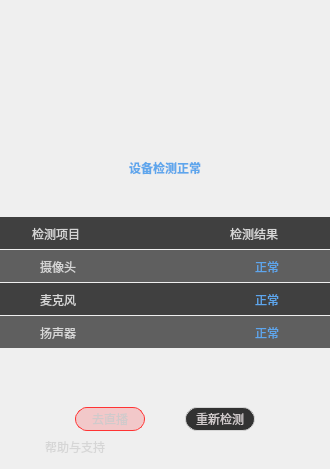
        <widget class="QWidget" name="page_result">
         <property name="styleSheet">
          <string notr="true">QWidget#page_result	{background-color: rgb(50,50,50);}</string>
         </property>
         <layout class="QGridLayout" name="gridLayout_7">
          <property name="leftMargin">
           <number>0</number>
          </property>
          <property name="topMargin">
           <number>0</number>
          </property>
          <property name="rightMargin">
           <number>0</number>
          </property>
          <property name="bottomMargin">
           <number>0</number>
          </property>
          <property name="spacing">
           <number>0</number>
          </property>
          <item row="5" column="0">
           <widget class="QWidget" name="widget_23" native="true">
            <property name="minimumSize">
             <size>
              <width>0</width>
              <height>36</height>
             </size>
            </property>
            <property name="maximumSize">
             <size>
              <width>16777215</width>
              <height>36</height>
             </size>
            </property>
            <layout class="QHBoxLayout" name="horizontalLayout_3">
             <property name="spacing">
              <number>0</number>
             </property>
             <property name="leftMargin">
              <number>0</number>
             </property>
             <property name="topMargin">
              <number>0</number>
             </property>
             <property name="rightMargin">
              <number>0</number>
             </property>
             <property name="bottomMargin">
              <number>0</number>
             </property>
             <item>
              <layout class="QHBoxLayout" name="horizontalLayout_18">
               <property name="spacing">
                <number>0</number>
               </property>
               <property name="leftMargin">
                <number>0</number>
               </property>
               <property name="rightMargin">
                <number>0</number>
               </property>
               <item>
                <spacer name="horizontalSpacer_4">
                 <property name="orientation">
                  <enum>Qt::Horizontal</enum>
                 </property>
                 <property name="sizeHint" stdset="0">
                  <size>
                   <width>40</width>
                   <height>20</height>
                  </size>
                 </property>
                </spacer>
               </item>
               <item>
                <widget class="QPushButton" name="pushButton_GoClass">
                 <property name="enabled">
                  <bool>true</bool>
                 </property>
                 <property name="minimumSize">
                  <size>
                   <width>70</width>
                   <height>24</height>
                  </size>
                 </property>
                 <property name="maximumSize">
                  <size>
                   <width>70</width>
                   <height>24</height>
                  </size>
                 </property>
                 <property name="font">
                  <font>
                   <family>微软雅黑</family>
                   <pointsize>9</pointsize>
                   <weight>50</weight>
                   <italic>false</italic>
                   <bold>false</bold>
                  </font>
                 </property>
                 <property name="styleSheet">
                  <string notr="true">QPushButton:hover{background-color:rgb(255, 51, 51);border-radius:12px;color:rgb(255, 235, 235);font: 9pt &quot;微软雅黑&quot;;}

QPushButton{ background-color: rgba(255, 45, 52, 51); border: 1px solid rgb(255, 51, 51); border-radius:12px; color:rgb(208, 202, 203);font:9pt &quot;微软雅黑&quot;;}</string>
                 </property>
                 <property name="text">
                  <string>去直播</string>
                 </property>
                </widget>
               </item>
               <item>
                <widget class="QWidget" name="widget_26" native="true">
                 <layout class="QHBoxLayout" name="horizontalLayout_39">
                  <property name="spacing">
                   <number>0</number>
                  </property>
                  <property name="leftMargin">
                   <number>0</number>
                  </property>
                  <property name="topMargin">
                   <number>0</number>
                  </property>
                  <property name="rightMargin">
                   <number>0</number>
                  </property>
                  <property name="bottomMargin">
                   <number>0</number>
                  </property>
                  <item>
                   <spacer name="horizontalSpacer_3">
                    <property name="orientation">
                     <enum>Qt::Horizontal</enum>
                    </property>
                    <property name="sizeType">
                     <enum>QSizePolicy::Fixed</enum>
                    </property>
                    <property name="sizeHint" stdset="0">
                     <size>
                      <width>40</width>
                      <height>20</height>
                     </size>
                    </property>
                   </spacer>
                  </item>
                 </layout>
                </widget>
               </item>
               <item>
                <widget class="QPushButton" name="pushButton_ReDevTesting">
                 <property name="enabled">
                  <bool>true</bool>
                 </property>
                 <property name="minimumSize">
                  <size>
                   <width>70</width>
                   <height>24</height>
                  </size>
                 </property>
                 <property name="maximumSize">
                  <size>
                   <width>70</width>
                   <height>24</height>
                  </size>
                 </property>
                 <property name="font">
                  <font>
                   <family>微软雅黑</family>
                   <pointsize>9</pointsize>
                   <weight>50</weight>
                   <italic>false</italic>
                   <bold>false</bold>
                  </font>
                 </property>
                 <property name="styleSheet">
                  <string notr="true">QPushButton:hover{background-color: rgb(214, 214, 214);border-radius: 12px;color: rgb(32, 32, 32);font: 9pt &quot;微软雅黑&quot;;;}
QPushButton{background-color: rgb(50, 50, 50);border: 1px solid rgb(214, 214, 214); border-radius: 12px; color: rgb(208, 202, 203);font: 9pt &quot;微软雅黑&quot;;}
</string>
                 </property>
                 <property name="text">
                  <string>重新检测</string>
                 </property>
                </widget>
               </item>
               <item>
                <spacer name="horizontalSpacer_7">
                 <property name="orientation">
                  <enum>Qt::Horizontal</enum>
                 </property>
                 <property name="sizeHint" stdset="0">
                  <size>
                   <width>40</width>
                   <height>20</height>
                  </size>
                 </property>
                </spacer>
               </item>
              </layout>
             </item>
            </layout>
           </widget>
          </item>
          <item row="3" column="0">
           <layout class="QVBoxLayout" name="verticalLayout_10">
            <property name="spacing">
             <number>0</number>
            </property>
            <item>
             <layout class="QHBoxLayout" name="horizontalLayout_31">
              <property name="spacing">
               <number>0</number>
              </property>
              <property name="leftMargin">
               <number>201</number>
              </property>
             </layout>
            </item>
            <item>
             <layout class="QHBoxLayout" name="horizontalLayout_33">
              <property name="spacing">
               <number>0</number>
              </property>
              <property name="leftMargin">
               <number>0</number>
              </property>
              <item>
               <layout class="QGridLayout" name="gridLayout_6">
                <property name="horizontalSpacing">
                 <number>0</number>
                </property>
                <property name="verticalSpacing">
                 <number>1</number>
                </property>
                <item row="0" column="0">
                 <widget class="QWidget" name="widget" native="true">
                  <property name="minimumSize">
                   <size>
                    <width>330</width>
                    <height>32</height>
                   </size>
                  </property>
                  <property name="maximumSize">
                   <size>
                    <width>330</width>
                    <height>32</height>
                   </size>
                  </property>
                  <property name="styleSheet">
                   <string notr="true">background-color: rgb(64, 64, 64);</string>
                  </property>
                  <layout class="QHBoxLayout" name="horizontalLayout_14">
                   <property name="spacing">
                    <number>0</number>
                   </property>
                   <property name="leftMargin">
                    <number>32</number>
                   </property>
                   <property name="rightMargin">
                    <number>40</number>
                   </property>
                   <item>
                    <widget class="QLabel" name="label_23">
                     <property name="minimumSize">
                      <size>
                       <width>60</width>
                       <height>16</height>
                      </size>
                     </property>
                     <property name="maximumSize">
                      <size>
                       <width>56</width>
                       <height>16</height>
                      </size>
                     </property>
                     <property name="styleSheet">
                      <string notr="true">color: rgb(214, 214, 214);</string>
                     </property>
                     <property name="text">
                      <string>检测项目</string>
                     </property>
                    </widget>
                   </item>
                   <item>
                    <spacer name="horizontalSpacer_16">
                     <property name="orientation">
                      <enum>Qt::Horizontal</enum>
                     </property>
                     <property name="sizeHint" stdset="0">
                      <size>
                       <width>135</width>
                       <height>19</height>
                      </size>
                     </property>
                    </spacer>
                   </item>
                   <item>
                    <widget class="QLabel" name="label_27">
                     <property name="minimumSize">
                      <size>
                       <width>60</width>
                       <height>16</height>
                      </size>
                     </property>
                     <property name="maximumSize">
                      <size>
                       <width>60</width>
                       <height>16</height>
                      </size>
                     </property>
                     <property name="styleSheet">
                      <string notr="true">color: rgb(214, 214, 214);</string>
                     </property>
                     <property name="text">
                      <string>检测结果</string>
                     </property>
                    </widget>
                   </item>
                  </layout>
                 </widget>
                </item>
                <item row="1" column="0">
                 <widget class="QWidget" name="widget_2" native="true">
                  <property name="minimumSize">
                   <size>
                    <width>330</width>
                    <height>32</height>
                   </size>
                  </property>
                  <property name="maximumSize">
                   <size>
                    <width>330</width>
                    <height>32</height>
                   </size>
                  </property>
                  <property name="styleSheet">
                   <string notr="true">background-color: rgb(95, 95, 95);</string>
                  </property>
                  <layout class="QHBoxLayout" name="horizontalLayout_15">
                   <property name="spacing">
                    <number>3</number>
                   </property>
                   <property name="leftMargin">
                    <number>40</number>
                   </property>
                   <property name="topMargin">
                    <number>9</number>
                   </property>
                   <property name="rightMargin">
                    <number>40</number>
                   </property>
                   <item>
                    <widget class="QLabel" name="label_24">
                     <property name="minimumSize">
                      <size>
                       <width>56</width>
                       <height>16</height>
                      </size>
                     </property>
                     <property name="maximumSize">
                      <size>
                       <width>60</width>
                       <height>16</height>
                      </size>
                     </property>
                     <property name="styleSheet">
                      <string notr="true">color: rgb(214, 214, 214);</string>
                     </property>
                     <property name="text">
                      <string>摄像头</string>
                     </property>
                    </widget>
                   </item>
                   <item>
                    <spacer name="horizontalSpacer_17">
                     <property name="orientation">
                      <enum>Qt::Horizontal</enum>
                     </property>
                     <property name="sizeHint" stdset="0">
                      <size>
                       <width>132</width>
                       <height>19</height>
                      </size>
                     </property>
                    </spacer>
                   </item>
                   <item alignment="Qt::AlignHCenter|Qt::AlignVCenter">
                    <widget class="QLabel" name="label_ico_camera">
                     <property name="minimumSize">
                      <size>
                       <width>16</width>
                       <height>16</height>
                      </size>
                     </property>
                     <property name="maximumSize">
                      <size>
                       <width>16</width>
                       <height>16</height>
                      </size>
                     </property>
                     <property name="styleSheet">
                      <string notr="true">border-image: url(:/check/images/device_check/device_err.png);</string>
                     </property>
                     <property name="text">
                      <string/>
                     </property>
                    </widget>
                   </item>
                   <item>
                    <widget class="QLabel" name="label_ico_c">
                     <property name="minimumSize">
                      <size>
                       <width>35</width>
                       <height>16</height>
                      </size>
                     </property>
                     <property name="maximumSize">
                      <size>
                       <width>56</width>
                       <height>16</height>
                      </size>
                     </property>
                     <property name="styleSheet">
                      <string notr="true">color: rgb(94, 166, 236);</string>
                     </property>
                     <property name="text">
                      <string>正常</string>
                     </property>
                    </widget>
                   </item>
                  </layout>
                 </widget>
                </item>
                <item row="2" column="0">
                 <widget class="QWidget" name="widget_3" native="true">
                  <property name="minimumSize">
                   <size>
                    <width>330</width>
                    <height>32</height>
                   </size>
                  </property>
                  <property name="maximumSize">
                   <size>
                    <width>330</width>
                    <height>32</height>
                   </size>
                  </property>
                  <property name="styleSheet">
                   <string notr="true">background-color: rgb(64, 64, 64);</string>
                  </property>
                  <layout class="QHBoxLayout" name="horizontalLayout_16">
                   <property name="spacing">
                    <number>3</number>
                   </property>
                   <property name="leftMargin">
                    <number>40</number>
                   </property>
                   <property name="rightMargin">
                    <number>40</number>
                   </property>
                   <item>
                    <widget class="QLabel" name="label_25">
                     <property name="minimumSize">
                      <size>
                       <width>56</width>
                       <height>16</height>
                      </size>
                     </property>
                     <property name="maximumSize">
                      <size>
                       <width>60</width>
                       <height>16</height>
                      </size>
                     </property>
                     <property name="styleSheet">
                      <string notr="true">color: rgb(214, 214, 214);</string>
                     </property>
                     <property name="text">
                      <string>麦克风</string>
                     </property>
                    </widget>
                   </item>
                   <item>
                    <spacer name="horizontalSpacer_18">
                     <property name="orientation">
                      <enum>Qt::Horizontal</enum>
                     </property>
                     <property name="sizeHint" stdset="0">
                      <size>
                       <width>197</width>
                       <height>19</height>
                      </size>
                     </property>
                    </spacer>
                   </item>
                   <item alignment="Qt::AlignHCenter|Qt::AlignVCenter">
                    <widget class="QLabel" name="label_ico_mic">
                     <property name="minimumSize">
                      <size>
                       <width>16</width>
                       <height>16</height>
                      </size>
                     </property>
                     <property name="maximumSize">
                      <size>
                       <width>16</width>
                       <height>16</height>
                      </size>
                     </property>
                     <property name="styleSheet">
                      <string notr="true"/>
                     </property>
                     <property name="text">
                      <string/>
                     </property>
                    </widget>
                   </item>
                   <item>
                    <widget class="QLabel" name="label_ico_m">
                     <property name="minimumSize">
                      <size>
                       <width>35</width>
                       <height>16</height>
                      </size>
                     </property>
                     <property name="maximumSize">
                      <size>
                       <width>56</width>
                       <height>16</height>
                      </size>
                     </property>
                     <property name="styleSheet">
                      <string notr="true">color: rgb(94, 166, 236);
</string>
                     </property>
                     <property name="text">
                      <string>正常</string>
                     </property>
                    </widget>
                   </item>
                  </layout>
                 </widget>
                </item>
                <item row="3" column="0">
                 <widget class="QWidget" name="widget_4" native="true">
                  <property name="minimumSize">
                   <size>
                    <width>330</width>
                    <height>32</height>
                   </size>
                  </property>
                  <property name="maximumSize">
                   <size>
                    <width>330</width>
                    <height>32</height>
                   </size>
                  </property>
                  <property name="styleSheet">
                   <string notr="true">background-color: rgb(95, 95, 95);</string>
                  </property>
                  <layout class="QHBoxLayout" name="horizontalLayout_17">
                   <property name="spacing">
                    <number>3</number>
                   </property>
                   <property name="leftMargin">
                    <number>40</number>
                   </property>
                   <property name="rightMargin">
                    <number>40</number>
                   </property>
                   <item>
                    <widget class="QLabel" name="label_26">
                     <property name="minimumSize">
                      <size>
                       <width>56</width>
                       <height>16</height>
                      </size>
                     </property>
                     <property name="maximumSize">
                      <size>
                       <width>60</width>
                       <height>16</height>
                      </size>
                     </property>
                     <property name="styleSheet">
                      <string notr="true">color: rgb(214, 214, 214);</string>
                     </property>
                     <property name="text">
                      <string>扬声器</string>
                     </property>
                    </widget>
                   </item>
                   <item>
                    <spacer name="horizontalSpacer_19">
                     <property name="orientation">
                      <enum>Qt::Horizontal</enum>
                     </property>
                     <property name="sizeHint" stdset="0">
                      <size>
                       <width>197</width>
                       <height>19</height>
                      </size>
                     </property>
                    </spacer>
                   </item>
                   <item alignment="Qt::AlignHCenter|Qt::AlignVCenter">
                    <widget class="QLabel" name="label_ico_speak">
                     <property name="minimumSize">
                      <size>
                       <width>16</width>
                       <height>16</height>
                      </size>
                     </property>
                     <property name="maximumSize">
                      <size>
                       <width>16</width>
                       <height>16</height>
                      </size>
                     </property>
                     <property name="styleSheet">
                      <string notr="true">border-image: url(:/check/images/device_check/device_ok.png);</string>
                     </property>
                     <property name="text">
                      <string/>
                     </property>
                    </widget>
                   </item>
                   <item>
                    <widget class="QLabel" name="label_ico_s">
                     <property name="minimumSize">
                      <size>
                       <width>35</width>
                       <height>16</height>
                      </size>
                     </property>
                     <property name="maximumSize">
                      <size>
                       <width>56</width>
                       <height>16</height>
                      </size>
                     </property>
                     <property name="styleSheet">
                      <string notr="true">color: rgb(94, 166, 236);</string>
                     </property>
                     <property name="text">
                      <string>正常</string>
                     </property>
                    </widget>
                   </item>
                  </layout>
                 </widget>
                </item>
               </layout>
              </item>
             </layout>
            </item>
            <item>
             <spacer name="verticalSpacer_22">
              <property name="orientation">
               <enum>Qt::Vertical</enum>
              </property>
              <property name="sizeHint" stdset="0">
               <size>
                <width>20</width>
                <height>13</height>
               </size>
              </property>
             </spacer>
            </item>
           </layout>
          </item>
          <item row="4" column="0">
           <spacer name="verticalSpacer">
            <property name="orientation">
             <enum>Qt::Vertical</enum>
            </property>
            <property name="sizeHint" stdset="0">
             <size>
              <width>20</width>
              <height>40</height>
             </size>
            </property>
           </spacer>
          </item>
          <item row="1" column="0">
           <widget class="QWidget" name="widget_22" native="true">
            <layout class="QHBoxLayout" name="horizontalLayout_2">
             <item>
              <spacer name="horizontalSpacer">
               <property name="orientation">
                <enum>Qt::Horizontal</enum>
               </property>
               <property name="sizeHint" stdset="0">
                <size>
                 <width>40</width>
                 <height>20</height>
                </size>
               </property>
              </spacer>
             </item>
             <item>
              <widget class="QLabel" name="label_title">
               <property name="styleSheet">
                <string notr="true">color: rgb(94, 166, 236);
font: 16px &quot;微软雅黑&quot;;
font-weight:500;</string>
               </property>
               <property name="text">
                <string>设备检测正常</string>
               </property>
              </widget>
             </item>
             <item>
              <spacer name="horizontalSpacer_2">
               <property name="orientation">
                <enum>Qt::Horizontal</enum>
               </property>
               <property name="sizeHint" stdset="0">
                <size>
                 <width>40</width>
                 <height>20</height>
                </size>
               </property>
              </spacer>
             </item>
            </layout>
           </widget>
          </item>
          <item row="6" column="0">
           <widget class="QWidget" name="widget_24" native="true">
            <layout class="QHBoxLayout" name="horizontalLayout_28">
             <property name="spacing">
              <number>0</number>
             </property>
             <property name="leftMargin">
              <number>12</number>
             </property>
             <property name="topMargin">
              <number>0</number>
             </property>
             <property name="rightMargin">
              <number>0</number>
             </property>
             <property name="bottomMargin">
              <number>12</number>
             </property>
             <item>
              <widget class="QWidget" name="widget_25" native="true">
               <layout class="QVBoxLayout" name="verticalLayout">
                <property name="spacing">
                 <number>0</number>
                </property>
                <property name="leftMargin">
                 <number>0</number>
                </property>
                <property name="topMargin">
                 <number>5</number>
                </property>
                <property name="rightMargin">
                 <number>0</number>
                </property>
                <property name="bottomMargin">
                 <number>0</number>
                </property>
               </layout>
              </widget>
             </item>
             <item>
              <widget class="QWidget" name="widget_notice" native="true">
               <layout class="QHBoxLayout" name="horizontalLayout_40">
                <property name="spacing">
                 <number>0</number>
                </property>
                <property name="leftMargin">
                 <number>0</number>
                </property>
                <property name="topMargin">
                 <number>0</number>
                </property>
                <property name="rightMargin">
                 <number>0</number>
                </property>
                <property name="bottomMargin">
                 <number>0</number>
                </property>
                <item>
                 <widget class="QWidget" name="widget_28" native="true">
                  <layout class="QVBoxLayout" name="verticalLayout_5">
                   <property name="spacing">
                    <number>0</number>
                   </property>
                   <property name="leftMargin">
                    <number>9</number>
                   </property>
                   <property name="topMargin">
                    <number>9</number>
                   </property>
                   <property name="rightMargin">
                    <number>0</number>
                   </property>
                   <property name="bottomMargin">
                    <number>0</number>
                   </property>
                  </layout>
                 </widget>
                </item>
                <item>
                 <widget class="QLabel" name="label">
                  <property name="minimumSize">
                   <size>
                    <width>18</width>
                    <height>18</height>
                   </size>
                  </property>
                  <property name="maximumSize">
                   <size>
                    <width>18</width>
                    <height>18</height>
                   </size>
                  </property>
                  <property name="styleSheet">
                   <string notr="true">border-image: url(:/check/images/device_check/helpe.png);</string>
                  </property>
                  <property name="text">
                   <string/>
                  </property>
                 </widget>
                </item>
                <item>
                 <widget class="QPushButton" name="pushButton_help">
                  <property name="minimumSize">
                   <size>
                    <width>72</width>
                    <height>0</height>
                   </size>
                  </property>
                  <property name="maximumSize">
                   <size>
                    <width>72</width>
                    <height>16777215</height>
                   </size>
                  </property>
                  <property name="styleSheet">
                   <string notr="true">

QPushButton:hover{color: rgb(94, 166, 236);
font: 14px &quot;微软雅黑&quot;;
border:0px;}

QPushButton{color: rgb(214, 214, 214);
font: 14px &quot;微软雅黑&quot;;
border:0px;}</string>
                  </property>
                  <property name="text">
                   <string>帮助与支持</string>
                  </property>
                  <property name="icon">
                   <iconset>
                    <normaloff>:/ctrl/img/ctrl/Dev_help.png</normaloff>:/ctrl/img/ctrl/Dev_help.png</iconset>
                  </property>
                  <property name="iconSize">
                   <size>
                    <width>22</width>
                    <height>22</height>
                   </size>
                  </property>
                  <property name="autoDefault">
                   <bool>false</bool>
                  </property>
                  <property name="default">
                   <bool>false</bool>
                  </property>
                 </widget>
                </item>
               </layout>
              </widget>
             </item>
             <item>
              <spacer name="horizontalSpacer_14">
               <property name="orientation">
                <enum>Qt::Horizontal</enum>
               </property>
               <property name="sizeHint" stdset="0">
                <size>
                 <width>40</width>
                 <height>20</height>
                </size>
               </property>
              </spacer>
             </item>
            </layout>
           </widget>
          </item>
          <item row="0" column="0">
           <widget class="QWidget" name="widget_21" native="true">
            <layout class="QHBoxLayout" name="horizontalLayout">
             <property name="topMargin">
              <number>92</number>
             </property>
             <item>
              <widget class="QLabel" name="label_result">
               <property name="minimumSize">
                <size>
                 <width>48</width>
                 <height>48</height>
                </size>
               </property>
               <property name="maximumSize">
                <size>
                 <width>48</width>
                 <height>48</height>
                </size>
               </property>
               <property name="styleSheet">
                <string notr="true">border-image: url(:/check/images/device_check/device_ok.png);
</string>
               </property>
               <property name="text">
                <string/>
               </property>
              </widget>
             </item>
            </layout>
           </widget>
          </item>
          <item row="2" column="0">
           <spacer name="verticalSpacer_2">
            <property name="orientation">
             <enum>Qt::Vertical</enum>
            </property>
            <property name="sizeType">
             <enum>QSizePolicy::Fixed</enum>
            </property>
            <property name="sizeHint" stdset="0">
             <size>
              <width>20</width>
              <height>30</height>
             </size>
            </property>
           </spacer>
          </item>
         </layout>
        </widget>
